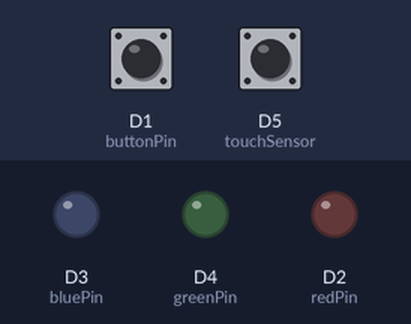
Simulated run of this sketch. Board: ESP8266 (NodeMCU). Parts: output pins drawn as LEDs (lit = HIGH). The test bench sets the inputs (shaded band); at power-on: D5 (touchSensor) LOW, D1 (buttonPin) LOW. WiFi joins after 1.5 s; servers stay silent unless stated; no MQTT or app messages arrive unless stated; what the sketch prints to the serial monitor is not drawn.

Above: at 2.7 s.
2.8 s: D5 (touchSensor) driven HIGH
At 3.7 s:
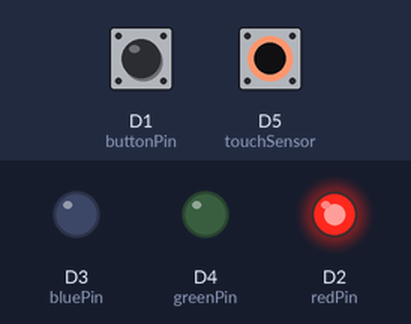
6.0 s: D5 (touchSensor) pulsed LOW 5 times (0.12 s each, 0.3 s apart)
At 6.76 s:
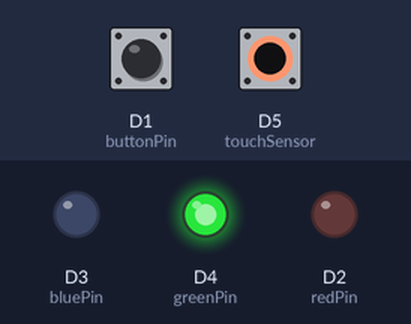
At 7.9 s:
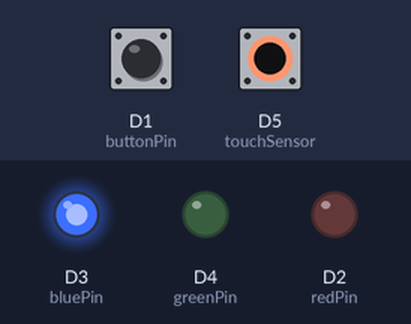
Timing chart, 0 to 9.4 s (numbered marks = the images above; inputs shaded):
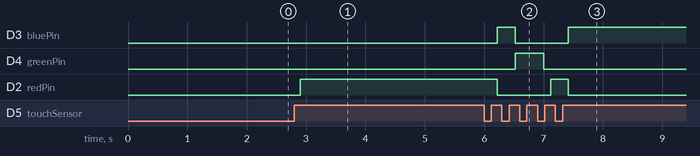

Measured:
- after the input at 2.8 s, D2 (redPin): LOW → HIGH after 0.10 s
- after the input at 6.0 s, D3 (bluePin): LOW → HIGH after 0.22 s, → LOW 0.30 s later, → HIGH 0.90 s later; D4 (greenPin): LOW → HIGH after 0.52 s, → LOW 0.48 s later; D2 (redPin): HIGH → LOW after 0.22 s, → HIGH 0.90 s later, → LOW 0.30 s later

The sketch:

Knopfdruck.ino
```cpp
#include <ESP8266WiFi.h>
#include <PubSubClient.h>
#define MQTTpubQos          2                            //qos of publish (see README)
const char* PSK = "deinPasswort";
const char* SSID = "deineSSID";
const char* MQTT_BROKER = "deineBrokerIP";
const int buttonPin = D1; // Button - auf D1, 3v auf S, Mittlerer Pin auf G
const int redPin = D2;       // LED - auf GND, LED G auf D2
const int bluePin = D3;     // LED B auf D3
const int greenPin = D4;   // LED R auf D4 , beschriftung auf LED scheint falsch zu sein...
const int touchSensor = D5; // Touch Sensor D0 auf D5, + auf 3v, G auf G
int zaehler = 0;            // Zähler initialisieren
int buttonStatus = 0;
int letzterButtonStatus = 0;
int touchStatus = 0;
int letzterTouchStatus = 0;


WiFiClient espClient;
PubSubClient client(espClient);
long lastMsg = 0;
char msg[50];
int value = 0;
char messaegeBuffer[100];
String messaegeString;

void setup() {
  // put your setup code here, to run once:
  pinMode(buttonPin, INPUT);
  pinMode(redPin, OUTPUT);      // Pins der LED auf Output setzen
  pinMode(bluePin, OUTPUT);
  pinMode(greenPin, OUTPUT);
  pinMode(touchSensor, INPUT);
  Serial.begin(115200);
  setup_wifi();
  client.setServer(MQTT_BROKER, 1883);
  }

void setup_wifi() {
  delay(10);
  Serial.println();
  Serial.print("Connecting to ");
  Serial.println(SSID);

  WiFi.begin(SSID, PSK);
  while (WiFi.status() != WL_CONNECTED) {
    delay(500);
    Serial.print(".");
  }
  Serial.println("");
  Serial.println("WiFi connected");
  Serial.println("IP address: ");
  Serial.println(WiFi.localIP());
}
void reconnect() {
  while (!client.connected()) {
    String client_id = "esp32-client-";
    client_id += String(WiFi.macAddress());
    Serial.print("Reconnecting...");
    //if (!client.connect(client_id.c_str(), mqtt_username, mqtt_password))
    if (!client.connect("ESP8266Client")) {
      Serial.print("failed, rc=");
      Serial.print(client.state());
      Serial.println(" retrying in 5 seconds");
      delay(5000);
    }
  }
}

void loop() {
  if (!client.connected()) {
    reconnect();
  }
  client.loop();
  // put your main code here, to run repeatedly:
  touchStatus = digitalRead(touchSensor); // Status des Touchsensors wird ausgelesen

 if (touchStatus != letzterTouchStatus) {  // wenn der Status des Sensors nicht mit dem gespeicherten Wert
    if (touchStatus == HIGH) {          // übereinstimmt, wird 1 hochgezählt
      zaehler++;
      Serial.println(zaehler);
    } else if (zaehler > 3){           // wenn der Zähler bei 4 steht, wird er auf 0 zurückgesetzt
      zaehler = 0;
      Serial.println(zaehler);
      } else {
    }
    delay(100);                          // kurze Pause, um falsches Auslesen zu vermeiden
 }
   letzterTouchStatus = touchStatus;       // neuen Touch Status speichern

  if (zaehler == 1) {                   // Begin der Schleife, wenn Zähler = 1 -> LED ist Rot
    digitalWrite(redPin, HIGH);
    digitalWrite(bluePin, LOW);
    digitalWrite(greenPin, LOW);
  } else if (zaehler == 2) {            // Wenn Zähler = 2 -> LED ist Blau
    digitalWrite(redPin, LOW);
    digitalWrite(bluePin, HIGH);
    digitalWrite(greenPin, LOW);
  } else if (zaehler == 3){             // Wenn Zähler = 3 -> LED ist Grün
    digitalWrite(redPin, LOW);
    digitalWrite(bluePin, LOW);
    digitalWrite(greenPin, HIGH);
    } else if (zaehler == 0) {          // Wenn Zähler = 4 -> LED ist aus
    digitalWrite(redPin, LOW);
    digitalWrite(bluePin, LOW);
    digitalWrite(greenPin, LOW);
      }


  buttonStatus = digitalRead(buttonPin);
  if (buttonStatus != letzterButtonStatus) {
  if (buttonStatus == HIGH) {
      messaegeString = String("TPB:1:" + String(zaehler)); // "TPB:1:1"
          Serial.println(messaegeString);
          messaegeString.toCharArray(messaegeBuffer, 100);
          client.publish("home/data", messaegeBuffer);
//  Serial.println(msg);
  delay(500);
  //delay(600000); // 10 minuten delay
  }
  }
  letzterButtonStatus = buttonStatus;
}
```
